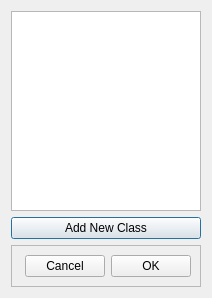
<?xml version="1.0" encoding="UTF-8"?>
<ui version="4.0">
 <class>classDlg</class>
 <widget class="QDialog" name="classDlg">
  <property name="geometry">
   <rect>
    <x>0</x>
    <y>0</y>
    <width>212</width>
    <height>298</height>
   </rect>
  </property>
  <property name="windowTitle">
   <string>Select a class</string>
  </property>
  <layout class="QVBoxLayout" name="verticalLayout">
   <item>
    <widget class="QListWidget" name="listWidget"/>
   </item>
   <item>
    <widget class="QPushButton" name="addBtn">
     <property name="text">
      <string>Add New Class</string>
     </property>
    </widget>
   </item>
   <item>
    <widget class="QFrame" name="frame">
     <property name="minimumSize">
      <size>
       <width>0</width>
       <height>40</height>
      </size>
     </property>
     <property name="frameShape">
      <enum>QFrame::StyledPanel</enum>
     </property>
     <property name="frameShadow">
      <enum>QFrame::Raised</enum>
     </property>
     <layout class="QHBoxLayout" name="horizontalLayout">
      <item>
       <spacer name="horizontalSpacer">
        <property name="orientation">
         <enum>Qt::Horizontal</enum>
        </property>
        <property name="sizeHint" stdset="0">
         <size>
          <width>40</width>
          <height>20</height>
         </size>
        </property>
       </spacer>
      </item>
      <item>
       <widget class="QPushButton" name="cancelBtn">
        <property name="text">
         <string>Cancel</string>
        </property>
       </widget>
      </item>
      <item>
       <widget class="QPushButton" name="okBtn">
        <property name="text">
         <string>OK</string>
        </property>
       </widget>
      </item>
     </layout>
    </widget>
   </item>
  </layout>
 </widget>
 <resources/>
 <connections/>
</ui>
